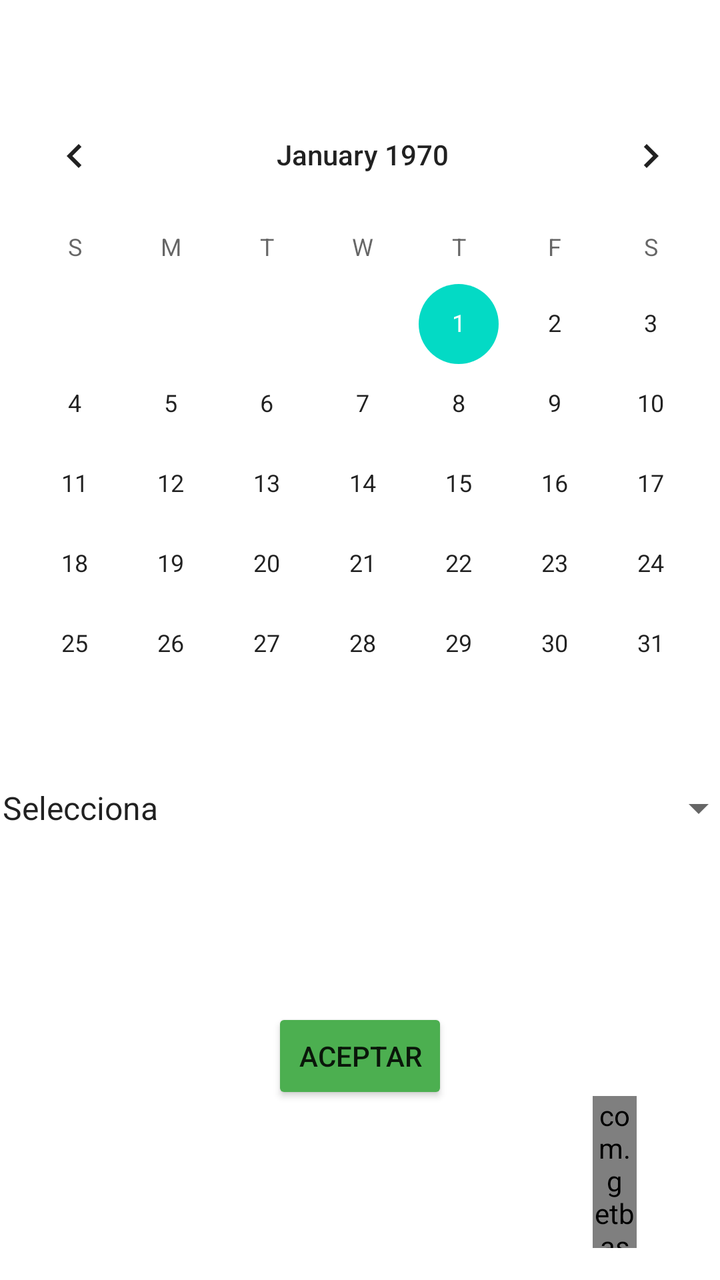
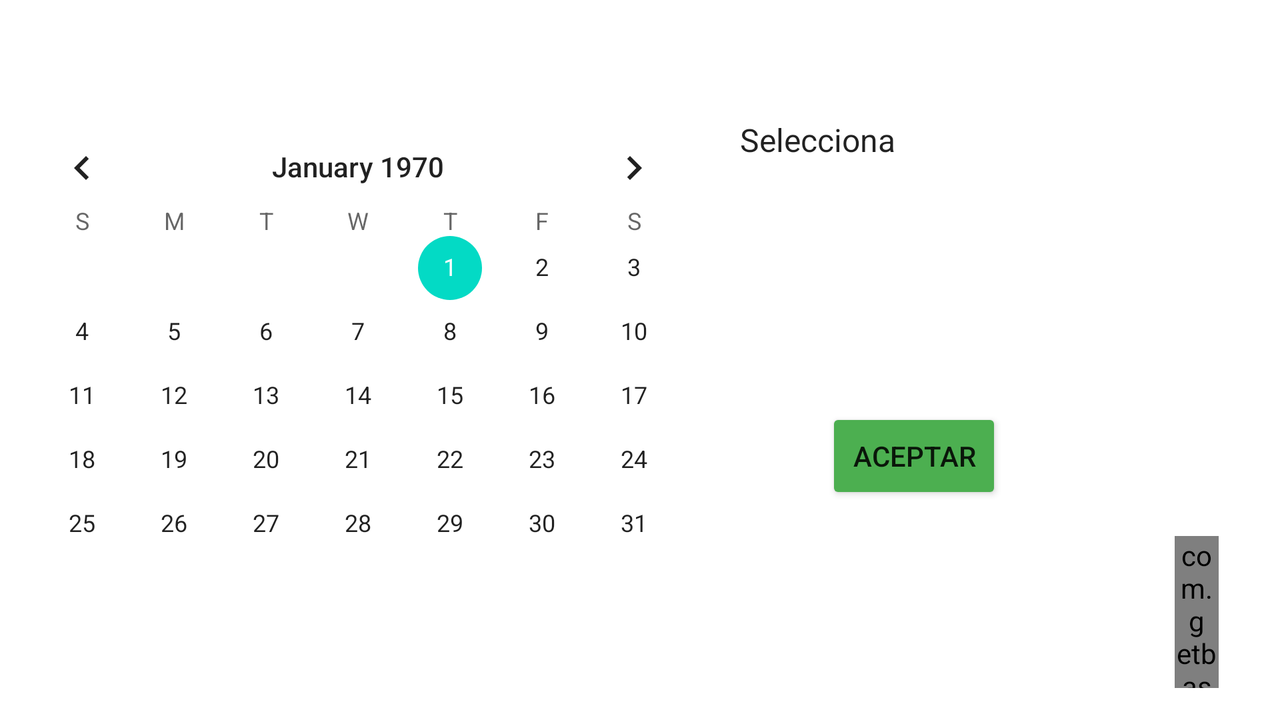

First picture: res/layout/ on a phone held upright. Second picture: the repository's own variant of that layout, on a device whose configuration matches the variant's folder. Source for both follows.
<!-- AndroidManifest.xml: application theme Theme.Softw1 -->
<!-- res/layout/activity_principal.xml -->
<?xml version="1.0" encoding="utf-8"?>
<androidx.constraintlayout.widget.ConstraintLayout xmlns:android="http://schemas.android.com/apk/res/android"
    xmlns:app="http://schemas.android.com/apk/res-auto"
    xmlns:tools="http://schemas.android.com/tools"
    xmlns:fab="http://schemas.android.com/apk/res-auto"
    android:layout_width="match_parent"
    android:layout_height="match_parent"
    android:scrollbarSize="12dp"
    tools:context=".MenuPrincipal">


    <Button
        android:id="@+id/okbutton"
        android:layout_width="wrap_content"
        android:layout_height="wrap_content"
        android:layout_marginTop="24dp"
        android:text="@string/btn_acep"
        android:backgroundTint="@color/green"
        app:layout_constraintEnd_toEndOf="parent"
        app:layout_constraintStart_toStartOf="parent"
        app:layout_constraintTop_toBottomOf="@+id/linearLayout4"
        tools:ignore="MissingConstraints" />

    <LinearLayout
        android:id="@+id/linearLayout4"
        android:layout_width="376dp"
        android:layout_height="436dp"
        android:layout_marginTop="44dp"
        android:orientation="vertical"
        app:layout_constraintEnd_toEndOf="parent"
        app:layout_constraintHorizontal_bias="0.457"
        app:layout_constraintStart_toStartOf="parent"
        app:layout_constraintTop_toTopOf="parent">

        <CalendarView
            android:id="@+id/calendarView"
            android:layout_width="match_parent"
            android:layout_height="wrap_content" />

        <Spinner
            android:id="@+id/spinnerOp"
            android:layout_width="380dp"
            android:layout_height="44dp"
            android:entries="@array/operaciones"
            android:focusable="false"
            android:focusableInTouchMode="false" />

    </LinearLayout>

    <com.getbase.floatingactionbutton.FloatingActionsMenu
        android:id="@+id/floatingMenu"
        android:layout_width="22dp"
        android:layout_height="76dp"
        android:layout_gravity="bottom|end"
        android:layout_margin="16dp"

        app:fab_addButtonColorNormal="@color/green"
        app:fab_addButtonColorPressed="@android:color/darker_gray"
        app:fab_expandDirection="up"
        app:fab_labelStyle="@style/etiqueta"
        app:layout_constraintBottom_toBottomOf="parent"
        app:layout_constraintEnd_toEndOf="parent"
        app:layout_constraintHorizontal_bias="0.916"
        app:layout_constraintStart_toStartOf="parent"
        tools:ignore="MissingConstraints">

        <com.getbase.floatingactionbutton.FloatingActionButton
            android:id="@+id/floatingActionButton"
            android:layout_width="wrap_content"
            android:layout_height="wrap_content"
            android:layout_gravity="bottom|end"
            android:layout_margin="16dp"
            android:src="@android:drawable/ic_menu_manage"
            app:fab_colorNormal="#FFEB3B"
            app:fab_colorPressed="@android:color/darker_gray" />

        <com.getbase.floatingactionbutton.FloatingActionButton
            android:id="@+id/floatingActionButton2"
            android:layout_width="wrap_content"
            android:layout_height="wrap_content"
            android:layout_gravity="bottom|end"
            android:layout_margin="16dp"
            android:src="@android:drawable/ic_dialog_email"
            app:fab_colorNormal="#E91E63"
            app:fab_colorPressed="@android:color/darker_gray" />

    </com.getbase.floatingactionbutton.FloatingActionsMenu>


</androidx.constraintlayout.widget.ConstraintLayout>
<!-- resources referenced by this layout -->
<resources>
  <string-array name="operaciones">
          <item> Selecciona </item>
          <item> Ver eventos</item>
          <item> Añadir evento</item>
          <item> Eliminar evento</item>
          
      </string-array>
  <color name="green">#4CAF50</color>
  <string name="btn_acep"> Aceptar </string>
  <style name="etiqueta">
          <item name="android:background">@drawable/fondo_et_fab</item>
          <item name="android:textColor">#FFFFFF</item>
      </style>
  <style name="Theme.Softw1" parent="Theme.MaterialComponents.DayNight.DarkActionBar">
          
          <item name="colorPrimary">@color/purple_500</item>
          <item name="colorPrimaryVariant">@color/purple_700</item>
          <item name="colorOnPrimary">@color/white</item>
          
          <item name="colorSecondary">@color/teal_200</item>
          <item name="colorSecondaryVariant">@color/teal_700</item>
          <item name="colorOnSecondary">@color/black</item>
          
          <item name="android:statusBarColor" tools:targetApi="21">?attr/colorPrimaryVariant</item>
          
      </style>
  <!-- drawable fondo_et_fab (drawable) -->
  <?xml version="1.0" encoding="utf-8"?>
  <shape xmlns:android="http://schemas.android.com/apk/res/android">
      <solid android:color="#A32929"/>
      <padding
          android:left="16dp"
          android:right="16dp"
          android:bottom="5dp"
          android:top="5dp"/>
      <corners android:radius="2dp"/>
  </shape>
  <color name="purple_500">#FF6200EE</color>
  <color name="purple_700">#FF3700B3</color>
  <color name="white">#FFFFFFFF</color>
  <color name="teal_200">#FF03DAC5</color>
  <color name="teal_700">#FF018786</color>
  <color name="black">#FF000000</color>
</resources>
<!-- res/layout-land/activity_principal.xml (the author's variant of the layout above) -->
<!-- drawn on the phone turned sideways -->
<?xml version="1.0" encoding="utf-8"?>
<androidx.constraintlayout.widget.ConstraintLayout xmlns:android="http://schemas.android.com/apk/res/android"
    xmlns:app="http://schemas.android.com/apk/res-auto"
    xmlns:tools="http://schemas.android.com/tools"
    xmlns:fab="http://schemas.android.com/apk/res-auto"
    android:layout_width="match_parent"
    android:layout_height="match_parent"
    android:scrollbarSize="12dp"
    tools:context=".MenuPrincipal">


    <Button
        android:id="@+id/okbutton"
        android:layout_width="wrap_content"
        android:layout_height="wrap_content"
        android:layout_marginTop="108dp"
        android:text="@string/btn_acep"
        app:backgroundTint="@color/green"
        app:layout_constraintEnd_toEndOf="parent"
        app:layout_constraintHorizontal_bias="0.748"
        app:layout_constraintStart_toStartOf="parent"
        app:layout_constraintTop_toBottomOf="@+id/spinnerOp"
        tools:ignore="MissingConstraints" />

    <LinearLayout
        android:id="@+id/linearLayout4"
        android:layout_width="362dp"
        android:layout_height="310dp"
        android:layout_marginTop="64dp"
        android:orientation="vertical"
        app:layout_constraintStart_toStartOf="parent"
        app:layout_constraintTop_toTopOf="parent">

        <CalendarView
            android:id="@+id/calendarView"
            android:layout_width="wrap_content"
            android:layout_height="wrap_content" />

    </LinearLayout>

    <com.getbase.floatingactionbutton.FloatingActionsMenu
        android:id="@+id/floatingMenu"
        android:layout_width="22dp"
        android:layout_height="76dp"
        android:layout_gravity="bottom|end"
        android:layout_margin="16dp"

        android:layout_marginBottom="16dp"
        app:fab_addButtonColorNormal="@color/green"
        app:fab_addButtonColorPressed="@android:color/darker_gray"
        app:fab_expandDirection="up"
        app:fab_labelStyle="@style/etiqueta"
        app:layout_constraintBottom_toBottomOf="parent"
        app:layout_constraintEnd_toEndOf="parent"
        app:layout_constraintHorizontal_bias="0.975"
        app:layout_constraintStart_toStartOf="parent"
        tools:ignore="MissingConstraints">

        <com.getbase.floatingactionbutton.FloatingActionButton
            android:id="@+id/floatingActionButton"
            android:layout_width="wrap_content"
            android:layout_height="wrap_content"
            android:layout_gravity="bottom|end"
            android:layout_margin="16dp"
            android:src="@android:drawable/ic_menu_manage"
            app:fab_colorNormal="#FFEB3B"
            app:fab_colorPressed="@android:color/darker_gray" />

        <com.getbase.floatingactionbutton.FloatingActionButton
            android:id="@+id/floatingActionButton2"
            android:layout_width="wrap_content"
            android:layout_height="wrap_content"
            android:layout_gravity="bottom|end"
            android:layout_margin="16dp"
            android:src="@android:drawable/ic_dialog_email"
            app:fab_colorNormal="#E91E63"
            app:fab_colorPressed="@android:color/darker_gray" />

    </com.getbase.floatingactionbutton.FloatingActionsMenu>

    <Spinner
        android:id="@+id/spinnerOp"
        android:layout_width="347dp"
        android:layout_height="52dp"
        android:layout_gravity="right"
        android:layout_marginTop="44dp"
        android:entries="@array/operaciones"
        android:focusable="false"
        android:focusableInTouchMode="false"
        app:layout_constraintEnd_toEndOf="parent"
        app:layout_constraintHorizontal_bias="0.0"
        app:layout_constraintStart_toEndOf="@+id/linearLayout4"
        app:layout_constraintTop_toTopOf="parent" />


</androidx.constraintlayout.widget.ConstraintLayout>
